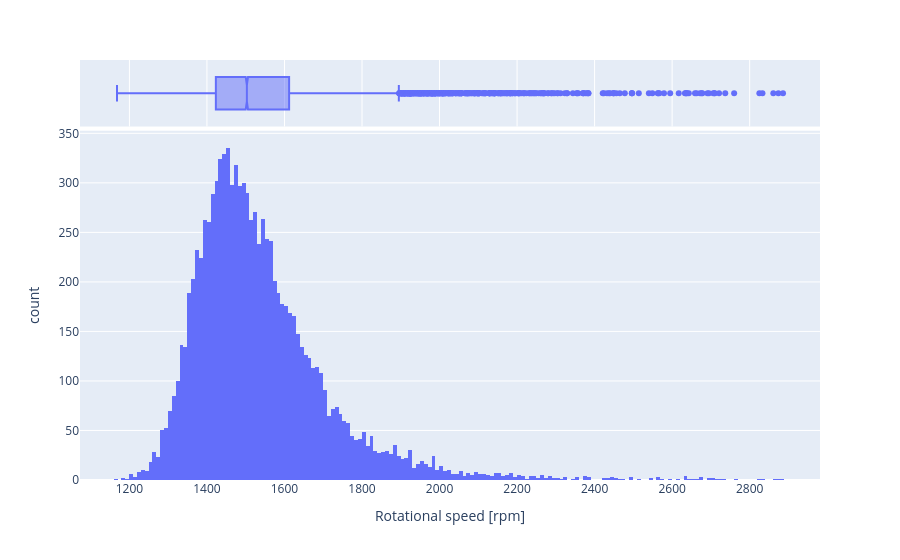

Source (notebook cell):
### Code cell
#Histogram of Rotational speed [rpm] with marginal box
px.histogram(ai, x='Rotational speed [rpm]',marginal='box')

### Figure 1 — Plotly figure (JSON) as saved in the notebook; plotly's stock layout.template omitted (floating-point values rounded to 4 significant figures; data arrays with more than 128 entries replaced by an {"elided": "..."} marker saying what was removed)
{"data": [{"alignmentgroup": "True", "bingroup": "x", "hovertemplate": "Rotational speed [rpm]=%{x}<br>count=%{y}<extra></extra>", "legendgroup": "", "marker": {"color": "#636efa", "pattern": {"shape": ""}}, "name": "", "offsetgroup": "", "orientation": "v", "showlegend": false, "type": "histogram", "x": {"elided": "10000 int values"}, "xaxis": "x", "yaxis": "y"}, {"alignmentgroup": "True", "hovertemplate": "Rotational speed [rpm]=%{x}<extra></extra>", "legendgroup": "", "marker": {"color": "#636efa"}, "name": "", "notched": true, "offsetgroup": "", "showlegend": false, "type": "box", "x": {"elided": "10000 int values"}, "xaxis": "x2", "yaxis": "y2"}], "layout": {"barmode": "relative", "legend": {"tracegroupgap": 0}, "margin": {"t": 60}, "xaxis": {"anchor": "y", "domain": [0, 1], "title": {"text": "Rotational speed [rpm]"}}, "xaxis2": {"anchor": "y2", "domain": [0, 1], "matches": "x", "showgrid": true, "showticklabels": false}, "yaxis": {"anchor": "x", "domain": [0, 0.8316], "title": {"text": "count"}}, "yaxis2": {"anchor": "x2", "domain": [0.8416, 1], "matches": "y2", "showgrid": false, "showline": false, "showticklabels": false, "ticks": ""}}}
